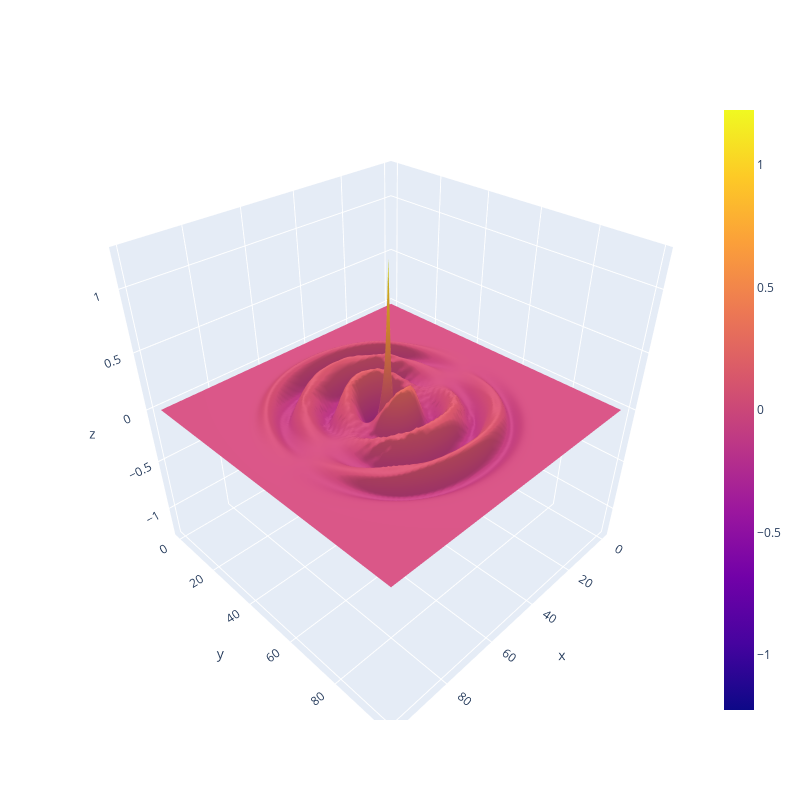

Notebook source saved alongside this figure:
### Markdown cell above
#### Hy Field

### Code cell
fig = go.Figure(data=[go.Surface(z=hy[steps-100,:,:])])
fig.update_layout(autosize=False, width=800, height=800)
fig.show()

### Figure 1 — Plotly figure (JSON) as saved in the notebook; plotly's stock layout.template omitted (floating-point values rounded to 4 significant figures; data arrays with more than 128 entries replaced by an {"elided": "..."} marker saying what was removed)
{"data": [{"type": "surface", "z": {"elided": "100x100 float values"}}], "layout": {"autosize": false, "height": 800, "width": 800}}
